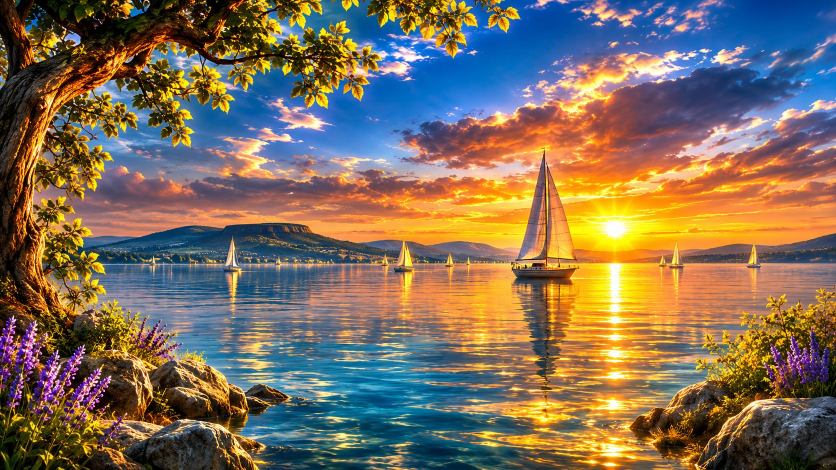
#> input picture forras/kapuk/img/kapu7-vilag.jpg, 1672 x 940 px, given in place of kapu7-vilag.jpg0.jpg, which was not available (shown at 1/2 size)
$ python grid.py ../../kapuk/img/kapu7-vilag.jpg 5 5
#> lines starting #> are read from the running program, lines starting #| are printed output that depends on the picture
import sys
from PIL import Image, ImageDraw
pre=sys.argv[1]; n=int(sys.argv[2]); cols=int(sys.argv[3]) if len(sys.argv)>3 else 2
W=600;H=400; rows=(n+cols-1)//cols
c=Image.new('RGB',(W*cols,H*rows),'white'); d=ImageDraw.Draw(c)
#> after `c = Image.new('RGB', (W * cols, H * rows), 'white')`: c: PIL image 3000x400 RGB; every value is 255
for i in range(n):
    im=Image.open(f'{pre}{i}.jpg').resize((W,H)); c.paste(im,((i%cols)*W,(i//cols)*H)); d.text(((i%cols)*W+8,(i//cols)*H+6),str(i),fill='yellow')
#> after `im = Image.open(f'{pre}{i}.jpg').resize((W, H))`:
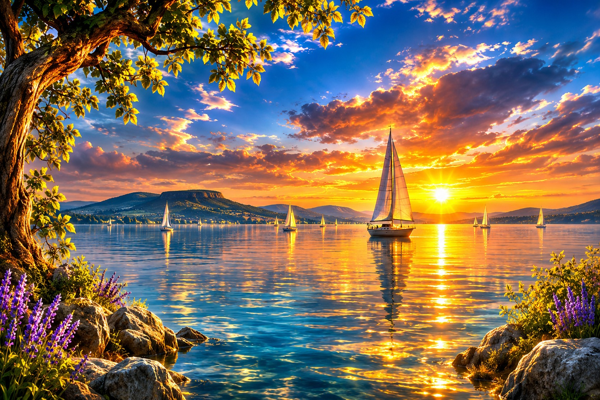
#> im: PIL image 600x400 RGB; mean R, G, B 127.3, 110.1, 89.7
#> after `c.paste(im, (i % cols * W, i // cols * H))`:
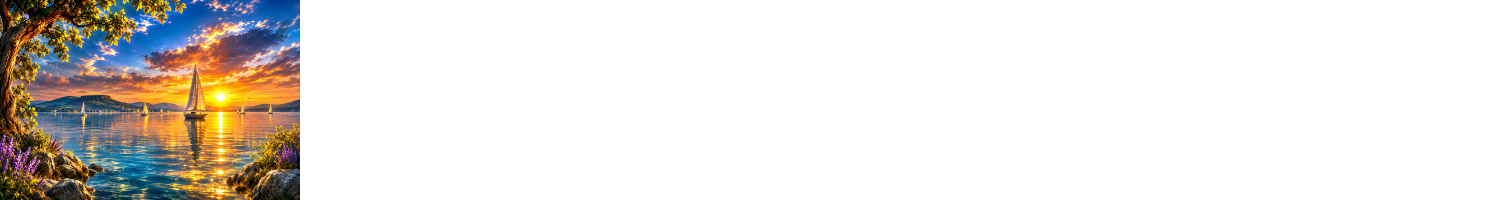
#> c: PIL image 3000x400 RGB (shown at 1/2 size); mean R, G, B 229.5, 226, 221.9
#> pass 2 of the loop `for i in range(n):`:
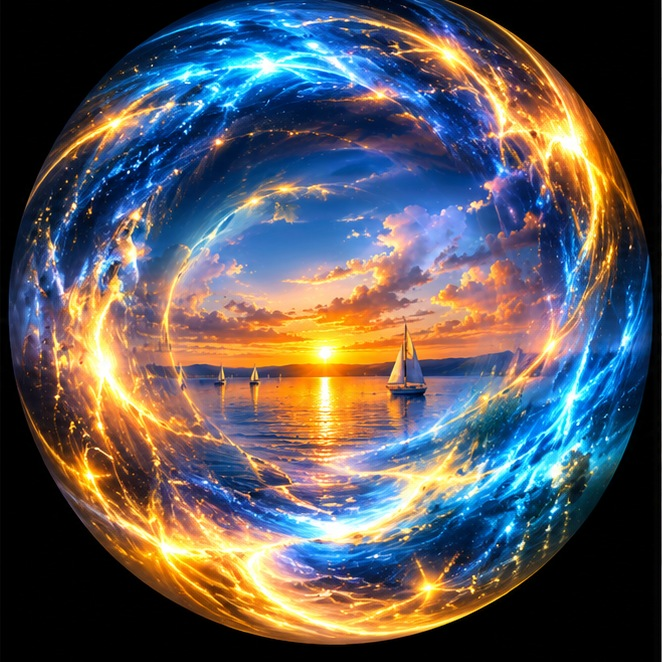
#> input picture forras/kapuk/img/kapu7-atjaro.jpg, 662 x 662 px, given in place of kapu7-vilag.jpg1.jpg, which was not available
#> `im = Image.open(f'{pre}{i}.jpg').resize((W, H))`:
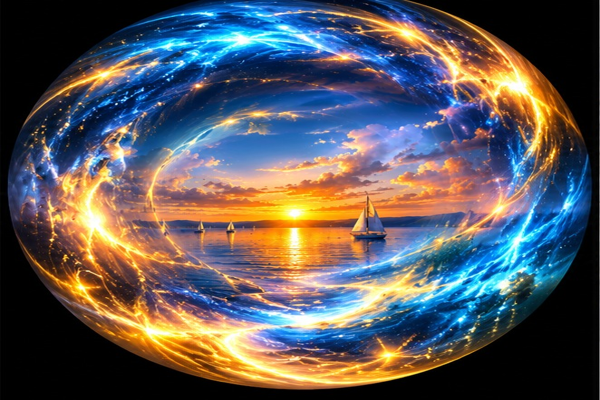
#> im: PIL image 600x400 RGB; mean R, G, B 90.1, 87.9, 91.4
#> `c.paste(im, (i % cols * W, i // cols * H))`:
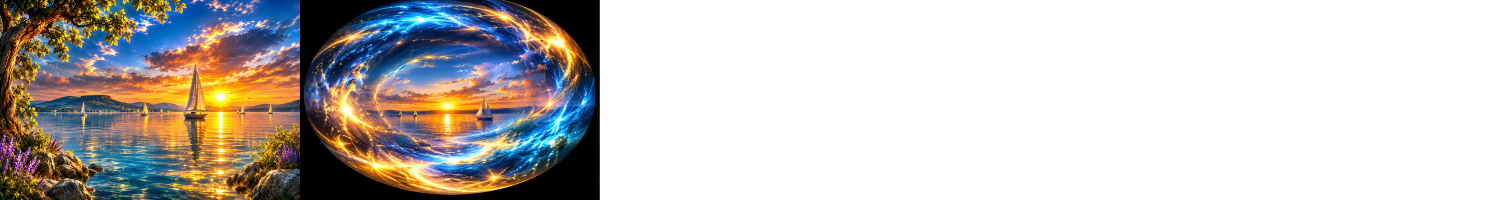
#> c: PIL image 3000x400 RGB (shown at 1/2 size); mean R, G, B 196.5, 192.6, 189.2
#> (the run stopped early here; a loop or call above may not have finished)
